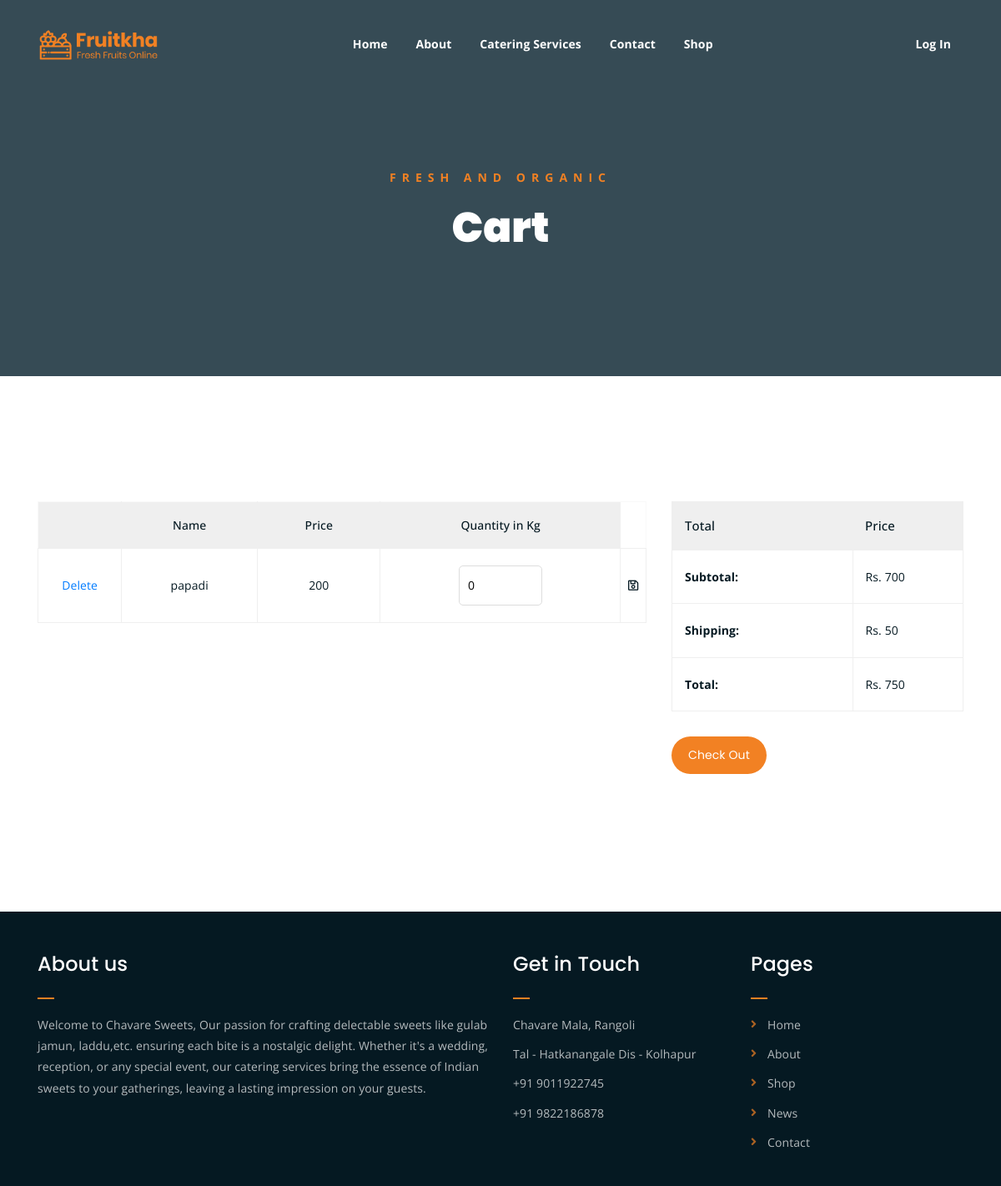
The app's page /cart.php with its own data.
### tables this page shows
CREATE TABLE `cart` (
  `id` int(233) NOT NULL,
  `username` varchar(255) NOT NULL,
  `prod_name` varchar(255) NOT NULL,
  `prod_price` int(255) NOT NULL,
  `quantity` int(200) NOT NULL
);

### cart.php (the view, shortened to what this page needs)
<?php
    $user = $_GET['user'];
    include("connection.php");
    $query = "SELECT * FROM cart";
    $result = mysqli_query($con, $query);
?>
<!DOCTYPE html>
<html lang="en">
<head>
	<link rel="stylesheet" href="assets/css/all.min.css">
	<link rel="stylesheet" href="assets/bootstrap/css/bootstrap.min.css">
	<link rel="stylesheet" href="assets/css/owl.carousel.css">
	<link rel="stylesheet" href="assets/css/magnific-popup.css">
	<link rel="stylesheet" href="assets/css/animate.css">
	<link rel="stylesheet" href="assets/css/meanmenu.min.css">
	<link rel="stylesheet" href="assets/css/main.css">
	<link rel="stylesheet" href="assets/css/responsive.css">
</head>
<body>
	<div class="top-header-area" id="sticker">
		<div class="container">
			<div class="row">
				<div class="col-lg-12 col-sm-12 text-center">
					<div class="main-menu-wrap">
						<div class="site-logo">
							<a href="index.html">
								<img src="assets/img/logo.png" alt="">
							</a>
						</div>
						<nav class="main-menu">
							<ul>
								<li><a href="index_2.php">Home</a></li>
								<li><a href="about.html">About</a></li>
								<li><a href="#">Catering Services</a>
								</li>
								<li><a href="contact.html">Contact</a></li>
								<li><a>Shop</a>
								</li>
								<li>
									<div class="header-icons">
										<?php
										if($user != '')
										{
									    ?>
										<a href="#"><?php echo $user; ?> </a>
										<?php
										}
										else
										{
										?>
										<a href="logIn.html">Log In </a>
									    <?php
										}
										?>
									</div>
								</li>
							</ul>
						</nav>
					</div>
				</div>
			</div>
		</div>
	</div>
	<div class="breadcrumb-section breadcrumb-bg">
		<div class="container">
			<div class="row">
				<div class="col-lg-8 offset-lg-2 text-center">
					<div class="breadcrumb-text">
						<p>Fresh and Organic</p>
						<h1>Cart</h1>
					</div>
				</div>
			</div>
		</div>
	</div>
	<div class="cart-section mt-150 mb-150">
		<div class="container">
			<div class="row">
				<div class="col-lg-8 col-md-12">
					<div class="cart-table-wrap">
						<table class="cart-table">
							<thead class="cart-table-head">
								<tr class="table-head-row">
									<th class="product-remove"></th>
									<th class="product-name">Name</th>
									<th class="product-price">Price</th>
									<th class="product-quantity">Quantity in Kg</th>
								</tr>
							</thead>
							<tbody>
							<?php
								while($row = mysqli_fetch_assoc($result))
								{
									if($row['username'] == $user)
									{
							?>
								<tr class="table-body-row">
								<div class="col-lg-4 col-md-6 text-center berry">
									<td>
									<a onclick="return confirm('Sure to delete?')" href="removeFromCart.php?user=<?php echo $row["username"] ?>&prod_name=<?php echo $row["prod_name"] ?>">Delete</a>
								    </td>
									<td class="product-name"><?php echo $row["prod_name"]; ?></td>
									<td class="product-price"><?php echo $row["prod_price"]; ?></td>
									<td class="product-quantity"><input type="number" value="<?php echo $row["quantity"]; ?>" ></td>
									<td class="product-remove"><a href="#"><i class="far fa-save"></i></a></td>
								</tr>
								<?php
									}
									}
								?>
							</tbody>
						</table>
					</div>
				</div>
				<div class="col-lg-4">
					<div class="total-section">
						<table class="total-table">
							<thead class="total-table-head">
								<tr class="table-total-row">
									<th>Total</th>
									<th>Price</th>
								</tr>
							</thead>
							<tbody>
								<tr class="total-data">
									<td><strong>Subtotal: </strong></td>
									<td>Rs. 700</td>
								</tr>
								<tr class="total-data">
									<td><strong>Shipping: </strong></td>
									<td>Rs. 50</td>
								</tr>
								<tr class="total-data">
									<td><strong>Total: </strong></td>
									<td>Rs. 750</td>
								</tr>
							</tbody>
						</table>
						<div class="cart-buttons">
							<a href="checkout.php?user=<?php echo $user?>" class="boxed-btn black">Check Out</a>
						</div>
					</div>
				</div>
			</div>
		</div>
	</div>
	<div class="footer-area">
		<div class="container">
			<div class="row">
				<div class="col-lg-6 col-md-6">
					<div class="footer-box about-widget">
						<h2 class="widget-title">About us</h2>
						<p>Welcome to Chavare Sweets,
							Our passion for crafting delectable sweets like gulab jamun, laddu,etc. ensuring each bite is a nostalgic delight. Whether it's a
							wedding, reception, or any special event, our catering services bring the essence of
							Indian sweets to your gatherings, leaving a lasting impression on your guests.</p>
					</div>
				</div>
				<div class="col-lg-3 col-md-6">
					<div class="footer-box get-in-touch">
						<h2 class="widget-title">Get in Touch</h2>
						<ul>
							<li>Chavare Mala, Rangoli</li>
							<li>Tal - Hatkanangale  Dis - Kolhapur</li>
							<li>+91 9011922745</li>
							<li>+91 9822186878</li>
						</ul>
					</div>
				</div>
				<div class="col-lg-3 col-md-6">
					<div class="footer-box pages">
						<h2 class="widget-title">Pages</h2>
						<ul>
							<li><a href="index_2.html">Home</a></li>
							<li><a href="about.html">About</a></li>
							<li><a href="shop.html">Shop</a></li>
							<li><a href="news.html">News</a></li>
							<li><a href="contact.html">Contact</a></li>
						</ul>
					</div>
				</div>
			</div>
		</div>
	</div>
</body>
</html>

### assets/css/responsive.css (style rules this page uses)
@media only screen and (min-width: 992px) and (max-width: 1200px) { .cart-buttons a:first-child { margin-right: 0; margin-bottom: 15px; } }

### records on screen
cart: prod_name "papadi", prod_price "200", quantity "0"
